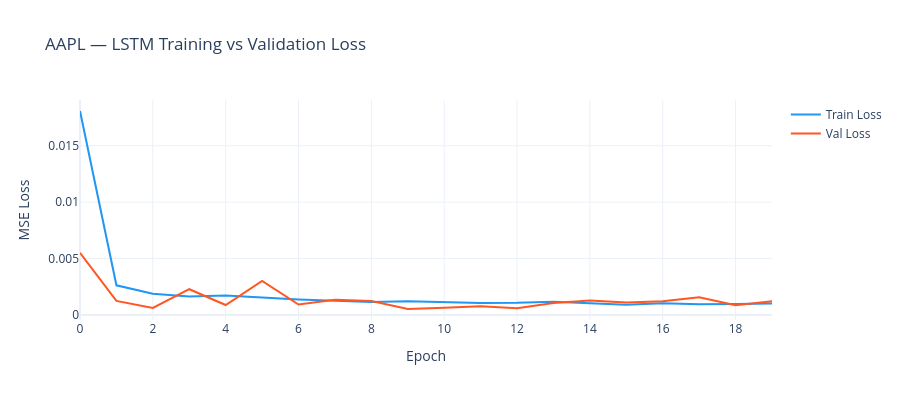

Write notebook code for a chart like this one.
### Code cell
fig = go.Figure()
fig.add_trace(go.Scatter(
    y=history.history["loss"], name="Train Loss", line=dict(color="#2196F3", width=2)
))
fig.add_trace(go.Scatter(
    y=history.history["val_loss"], name="Val Loss", line=dict(color="#FF5722", width=2)
))
fig.update_layout(
    title=f"{ticker} — LSTM Training vs Validation Loss",
    xaxis_title="Epoch",
    yaxis_title="MSE Loss",
    height=400,
    template="plotly_white"
)
fig.show()

### Figure 1 — Plotly figure (JSON) as saved in the notebook; plotly's stock layout.template omitted (floating-point values rounded to 4 significant figures)
{"data": [{"line": {"color": "#2196F3", "width": 2}, "name": "Train Loss", "type": "scatter", "y": [0.01808, 0.002628, 0.001881, 0.001645, 0.001719, 0.001514, 0.001375, 0.001264, 0.001149, 0.001206, 0.00113, 0.001067, 0.001075, 0.001171, 0.001033, 0.0009136, 0.001046, 0.000943, 0.0009707, 0.001023]}, {"line": {"color": "#FF5722", "width": 2}, "name": "Val Loss", "type": "scatter", "y": [0.005513, 0.001243, 0.0006237, 0.002282, 0.0008797, 0.003012, 0.0009246, 0.001352, 0.001244, 0.0005289, 0.0006373, 0.0007637, 0.0006021, 0.001065, 0.001288, 0.001097, 0.00121, 0.001565, 0.0008727, 0.001207]}], "layout": {"height": 400, "title": {"text": "AAPL — LSTM Training vs Validation Loss"}, "xaxis": {"title": {"text": "Epoch"}}, "yaxis": {"title": {"text": "MSE Loss"}}}}
